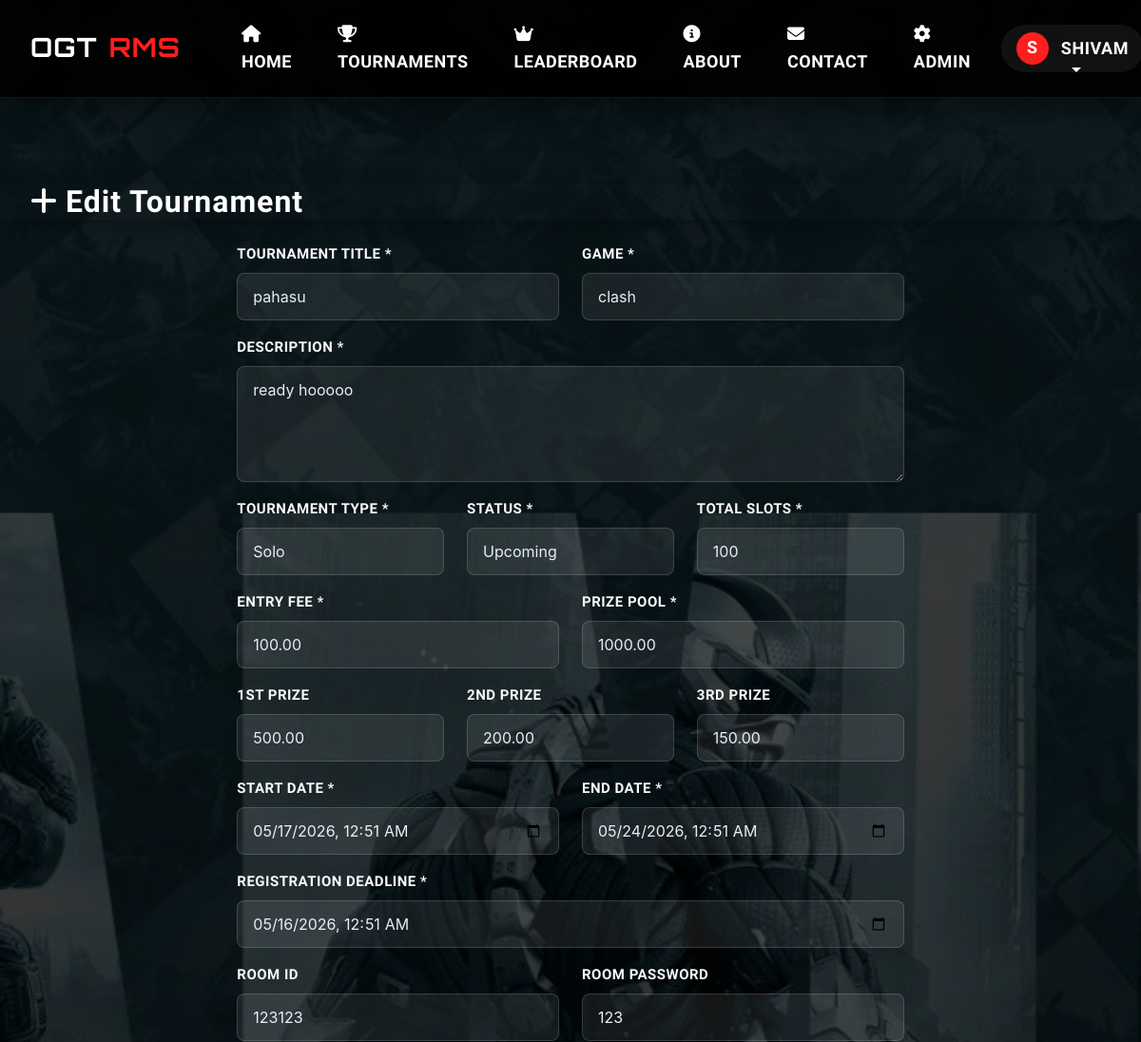
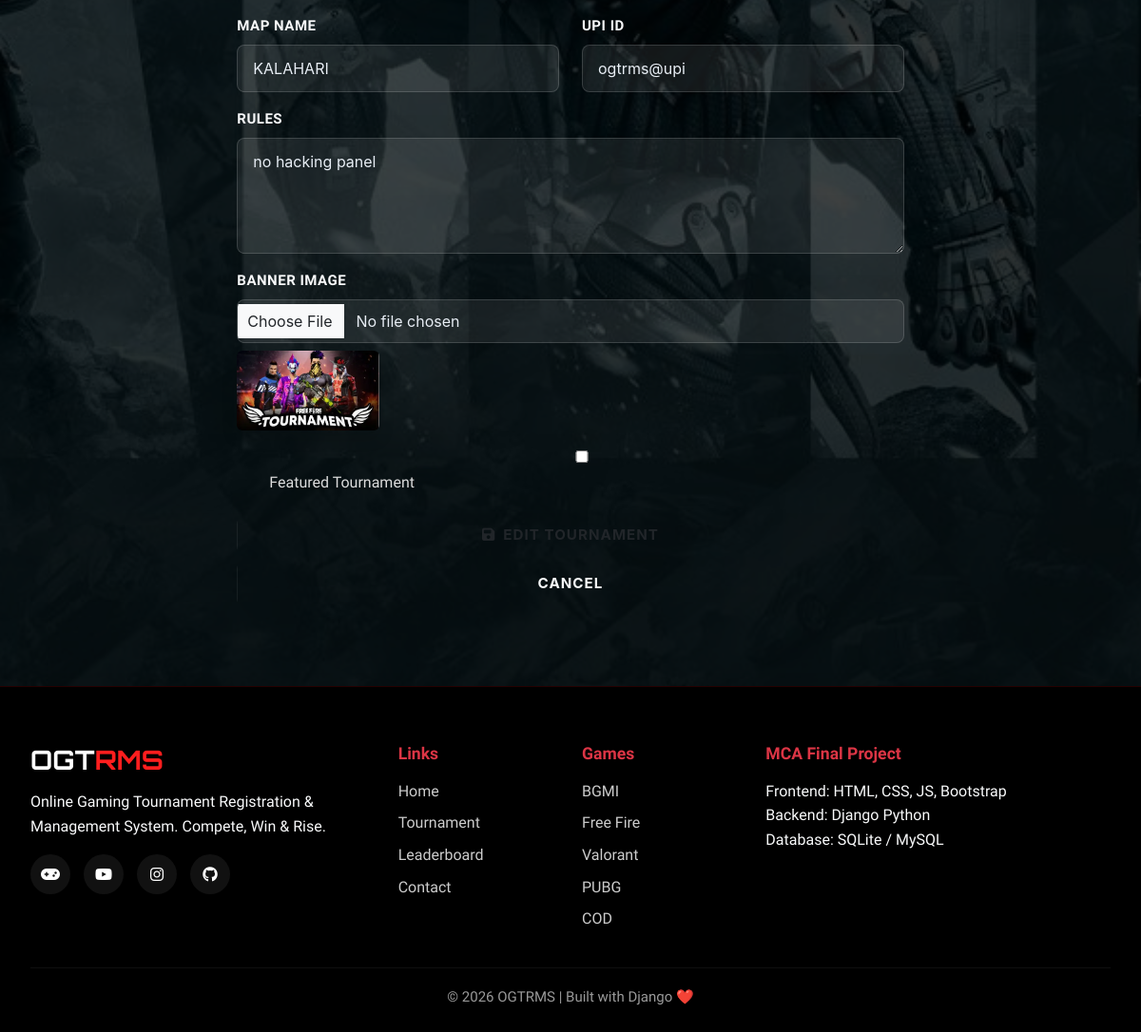
The app's page /admin-panel/tournaments/5/edit/ (signed in) with its own data (2 pictures, top to bottom).
### core/models.py (models this page shows, shortened)
class Tournament(models.Model):
    game = models.ForeignKey(Game, on_delete=models.CASCADE, related_name='tournaments')
    title = models.CharField(max_length=200)
    description = models.TextField()
    tournament_type = models.CharField(max_length=10, choices=TOURNAMENT_TYPE, default='SQUAD')
    status = models.CharField(max_length=15, choices=TOURNAMENT_STATUS, default='UPCOMING')
    entry_fee = models.DecimalField(max_digits=10, decimal_places=2, default=0)
    prize_pool = models.DecimalField(max_digits=12, decimal_places=2, default=0)
    first_prize = models.DecimalField(max_digits=10, decimal_places=2, default=0)
    second_prize = models.DecimalField(max_digits=10, decimal_places=2, default=0)
    third_prize = models.DecimalField(max_digits=10, decimal_places=2, default=0)
    total_slots = models.IntegerField(default=100)
    registered_slots = models.IntegerField(default=0)
    start_date = models.DateTimeField()
    end_date = models.DateTimeField()
    registration_deadline = models.DateTimeField()
    room_id = models.CharField(max_length=50, blank=True)
    room_password = models.CharField(max_length=50, blank=True)
    rules = models.TextField(blank=True)
    map_name = models.CharField(max_length=100, blank=True)
    is_featured = models.BooleanField(default=False)
    upi_id = models.CharField(max_length=100, default='ogtrms@upi')
    banner_image = models.ImageField(upload_to='tournament_banners/', blank=True, null=True)
    created_at = models.DateTimeField(auto_now_add=True)
    updated_at = models.DateTimeField(auto_now=True)
    class Meta:
        verbose_name = "Tournament"
        verbose_name_plural = "Tournaments"
        ordering = ['-created_at']

### core/views.py (the view)
# urls.py: path('admin-panel/tournaments/<int:pk>/edit/', views.admin_tournament_edit, name='admin_tournament_edit'),
@user_passes_test(is_admin, login_url='/auth/login/')
def admin_tournament_edit(request, pk):
    tournament = get_object_or_404(Tournament, pk=pk)
    if request.method == 'POST':
        form = TournamentForm(
            request.POST,
            request.FILES,
            instance=tournament
        )
        if form.is_valid():
            form.save()
            messages.success(request, "Tournament updated successfully.")
            return redirect('admin_tournaments')
        else:
            print(form.errors)
    else:
        form = TournamentForm(instance=tournament)
    return render(request, 'core/admin/tournament_form.html', {
        'form': form,
        'action': 'Edit'
    })

### core/context_processors.py (called while the page is built)
def site_context(request):
    context = {
        'site_name': 'OGTRMS',
        'site_tagline': 'Online Gaming Tournament Registration & Management System',
    }
    if request.user.is_authenticated:
        unread_count = Notification.objects.filter(
            Q(user=request.user) | Q(is_global=True),
            is_read=False
        ).count()
        context['unread_notifications'] = unread_count
    live_count = Tournament.objects.filter(status='LIVE').count()
    context['live_tournament_count'] = live_count
    return context

### core/models.py (called while the page is built)
    def __str__(self):
        return self.display_name

### core/views.py (called while the page is built)
def is_admin(user):
    return user.is_authenticated and user.is_staff

### core/templates/core/admin/tournament_form.html (shortened to what this page needs)
{% extends 'core/base.html' %}
{% load static %}
{% block content %}
<section class="admin-header">
    <div class="container">
        <h1 class="page-banner-title mb-0">
            <i class="fas fa-plus me-2"></i>{{ action }} Tournament
        </h1>
    </div>
</section>
<section class="section-padding">
    <div class="container">
        <div class="row justify-content-center">
            <div class="col-lg-8">
                <div class="card-gaming p-4">
                    <form method="POST" enctype="multipart/form-data">
                        <div class="row">
                            <div class="col-md-6 mb-3">
                                <label class="form-label">Tournament Title *</label>
                                {{ form.title }}
                            </div>
                            <div class="col-md-6 mb-3">
                                <label class="form-label">Game *</label>
                                {{ form.game }}
                            </div>
                        </div>
                        <div class="mb-3">
                            <label class="form-label">Description *</label>
                            {{ form.description }}
                        </div>
                        <div class="row">
                            <div class="col-md-4 mb-3">
                                <label class="form-label">Tournament Type *</label>
                                {{ form.tournament_type }}
                            </div>
                            <div class="col-md-4 mb-3">
                                <label class="form-label">Status *</label>
                                {{ form.status }}
                            </div>
                            <div class="col-md-4 mb-3">
                                <label class="form-label">Total Slots *</label>
                                {{ form.total_slots }}
                            </div>
                        </div>
                        <div class="row">
                            <div class="col-md-6 mb-3">
                                <label class="form-label">Entry Fee *</label>
                                {{ form.entry_fee }}
                            </div>
                            <div class="col-md-6 mb-3">
                                <label class="form-label">Prize Pool *</label>
                                {{ form.prize_pool }}
                            </div>
                        </div>
                        <div class="row">
                            <div class="col-md-4 mb-3">
                                <label class="form-label">1st Prize</label>
                                {{ form.first_prize }}
                            </div>
                            <div class="col-md-4 mb-3">
                                <label class="form-label">2nd Prize</label>
                                {{ form.second_prize }}
                            </div>
                            <div class="col-md-4 mb-3">
                                <label class="form-label">3rd Prize</label>
                                {{ form.third_prize }}
                            </div>
                        </div>
                        <div class="row">
                            <div class="col-md-6 mb-3">
                                <label class="form-label">Start Date *</label>
                                {{ form.start_date }}
                            </div>
                            <div class="col-md-6 mb-3">
                                <label class="form-label">End Date *</label>
                                {{ form.end_date }}
                            </div>
                        </div>
                        <div class="mb-3">
                            <label class="form-label">Registration Deadline *</label>
                            {{ form.registration_deadline }}
                        </div>
                        <div class="row">
                            <div class="col-md-6 mb-3">
                                <label class="form-label">Room ID</label>
                                {{ form.room_id }}
                            </div>
                            <div class="col-md-6 mb-3">
                                <label class="form-label">Room Password</label>
                                {{ form.room_password }}
                            </div>
                        </div>
                        <div class="row">
                            <div class="col-md-6 mb-3">
                                <label class="form-label">Map Name</label>
                                {{ form.map_name }}
                            </div>
                            <div class="col-md-6 mb-3">
                                <label class="form-label">UPI ID</label>
                                {{ form.upi_id }}
                            </div>
                        </div>
                        <div class="mb-3">
                            <label class="form-label">Rules</label>
                            {{ form.rules }}
                        </div>
                        <div class="mb-3">
                            <label class="form-label">Banner Image</label>
                            {{ form.banner_image }}
                            {% if action == 'Edit' and form.instance.banner_image %}
                                <div class="mt-2">
                                    <img src="{{ form.instance.banner_image.url }}"
                                         width="150"
                                         class="rounded shadow">
                                </div>
                            {% endif %}
                        </div>
                        <div class="form-check mb-4">
                            {{ form.is_featured }}
                            <label class="form-check-label" for="{{ form.is_featured.id_for_label }}">
                                Featured Tournament
                            </label>
                        </div>
                        <div class="d-grid gap-2">
                            <button type="submit" class="btn btn-neon py-2 fw-bold">
                                <i class="fas fa-save me-2"></i>{{ action }} Tournament
                            </button>
                            <a href="{% url 'admin_tournaments' %}" class="btn btn-outline-light">
                                Cancel
                            </a>
                        </div>
                    </form>
                </div>
            </div>
        </div>
    </div>
</section>
{% endblock %}

### core/templates/core/base.html (shortened to what this page needs)
{% load static %}
<!DOCTYPE html>
<html lang="en">
<head>
<link href="https://cdn.jsdelivr.net/npm/bootstrap@5.3.2/dist/css/bootstrap.min.css" rel="stylesheet">
<link rel="stylesheet" href="https://cdnjs.cloudflare.com/ajax/libs/font-awesome/6.5.0/css/all.min.css">
<link rel="stylesheet" href="{% static 'css/main.css' %}">
</head>
<body>
<nav class="navbar navbar-expand-lg navbar-dark fixed-top">
<div class="container">
<a class="navbar-brand" href="{% url 'home' %}">
OGT<span class="brand-red">RMS</span>
</a>
<div class="collapse navbar-collapse" id="navMenu">
<ul class="navbar-nav me-auto ms-4">
<li class="nav-item">
<a class="nav-link" href="{% url 'home' %}">
<i class="fas fa-home me-1"></i> Home
</a>
</li>
<li class="nav-item">
<a class="nav-link" href="{% url 'tournaments_list' %}">
<i class="fas fa-trophy me-1"></i> Tournaments
</a>
</li>
<li class="nav-item">
<a class="nav-link" href="{% url 'leaderboard' %}">
<i class="fas fa-crown me-1"></i> Leaderboard
</a>
</li>
<li class="nav-item">
<a class="nav-link" href="{% url 'about' %}">
<i class="fas fa-info-circle me-1"></i> About
</a>
</li>
<li class="nav-item">
<a class="nav-link" href="{% url 'contact' %}">
<i class="fas fa-envelope me-1"></i> Contact
</a>
</li>
{% if user.is_staff %}
<li class="nav-item">
<a class="nav-link text-danger" href="{% url 'admin_dashboard' %}">
<i class="fas fa-cog me-1"></i> Admin
</a>
</li>
{% endif %}
</ul>
<ul class="navbar-nav align-items-center">
{% if user.is_authenticated %}
<li class="nav-item dropdown">
<a class="nav-link dropdown-toggle user-box" href="#" data-bs-toggle="dropdown">
<span class="avatar">
{{ user.username|first|upper }}
</span>
{{ user.username }}
</a>
</li>
{% endif %}
</ul>
</div>
</div>
</nav>
<main>
{% block content %}{% endblock %}
</main>
<footer>
<div class="container">
<div class="row g-4">
<div class="col-lg-4">
<h3 class="footer-title">
OGT<span class="brand-red">RMS</span>
</h3>
<p class="text-light">
Online Gaming Tournament Registration & Management System.
Compete, Win & Rise.
</p>
<div class="social mt-3">
<a href="https://www.oneplay.in/dashboard/home" target="_blank">
<i class="fas fa-gamepad"></i>
</a>
<a href="https://youtube.com/@nonstopgaming_" target="_blank">
<i class="fab fa-youtube"></i>
</a>
<a href="https://www.instagram.com/raistarff" target="_blank">
<i class="fab fa-instagram"></i>
</a>
<a href="https://github.com/shivamkaushik180-stack" target="_blank">
<i class="fab fa-github"></i>
</a>
</div>
</div>
<div class="col-lg-2 col-6">
<h5 class="mb-3 text-danger">Links</h5>
<div class="footer-links">
<a href="{% url 'home' %}">Home</a>
<a href="{% url 'tournaments_list' %}">Tournament</a>
<a href="{% url 'leaderboard' %}">Leaderboard</a>
<a href="{% url 'contact' %}">Contact</a>
</div>
</div>
<div class="col-lg-2 col-6">
<h5 class="mb-3 text-danger">Games</h5>
<div class="footer-links">
<a href="#">BGMI</a>
<a href="#">Free Fire</a>
<a href="#">Valorant</a>
<a href="#">PUBG</a>
<a href="#">COD</a>
</div>
</div>
<div class="col-lg-4">
<h5 class="mb-3 text-danger">MCA Final Project</h5>
<p class="text-light">
Frontend: HTML, CSS, JS, Bootstrap<br>
Backend: Django Python<br>
Database: SQLite / MySQL
</p>
</div>
</div>
<div class="copy text-center">
© 2026 OGTRMS | Built with Django ❤️
</div>
</div>
</footer>
</body>
</html>

### records on screen
Tournament: title "pahasu", game "clash", description "ready hooooo", tournament_type "Solo", status "Upcoming", total_slots "100", entry_fee "100.00", prize_pool "1000.00", first_prize "500.00", second_prize "200.00", third_prize "150.00", start_date "05/17/2026 00:51", end_date "05/24/2026 00:51", registration_deadline "05/16/2026 00:51", room_id "123123", room_password "123", map_name "KALAHARI", upi_id "ogtrms@upi", rules "no hacking panel", instance.banner_image (picture)

### other values on screen
{{ user.username|first|upper }} "S"
{{ user.username }} "SHIVAM"
{{ action }} "Edit"
{{ action }} "EDIT"
